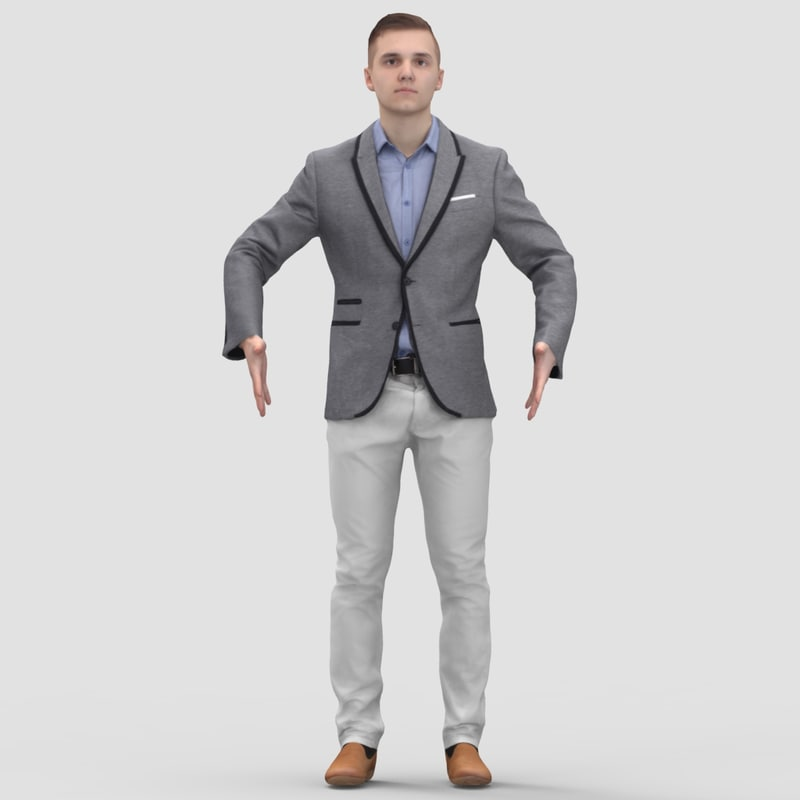
#> input picture phase 2/Feature Detection and Matching/Project 2/image1.jpg, 800 x 800 px
$ python main.py
#> lines starting #> are read from the running program, lines starting #| are printed output that depends on the picture
"""
Use SIFT or ORB to detect and match features between two similar images.
"""

import cv2

def detect_and_match_features(image1_path, image2_path):
    """
    Detect and match features between two images using ORB

    Args:
    image1_path (str): Path to the first image
    image2_path (str): Path to the second image

    Returns:
    numpy.ndarray: Image with matched features
    """
#> called with image1_path = 'image1.jpg', image2_path = 'image2.jpg'
    # Read images
    img1 = cv2.imread(image1_path, cv2.IMREAD_GRAYSCALE)
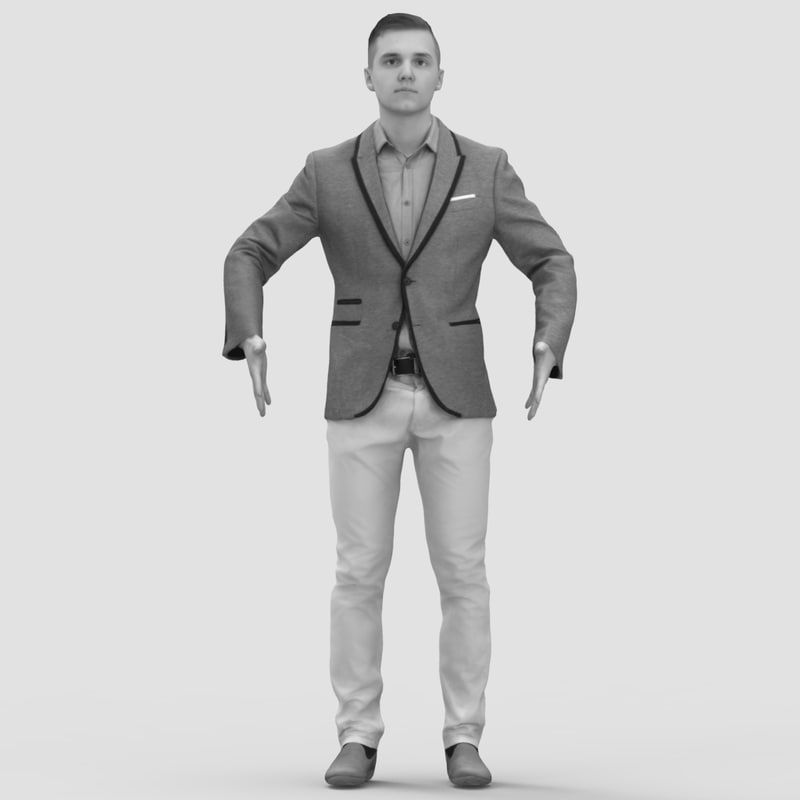
#> img1: shape (800, 800); min 1, max 255, mean 208.4
    img2 = cv2.imread(image2_path, cv2.IMREAD_GRAYSCALE)
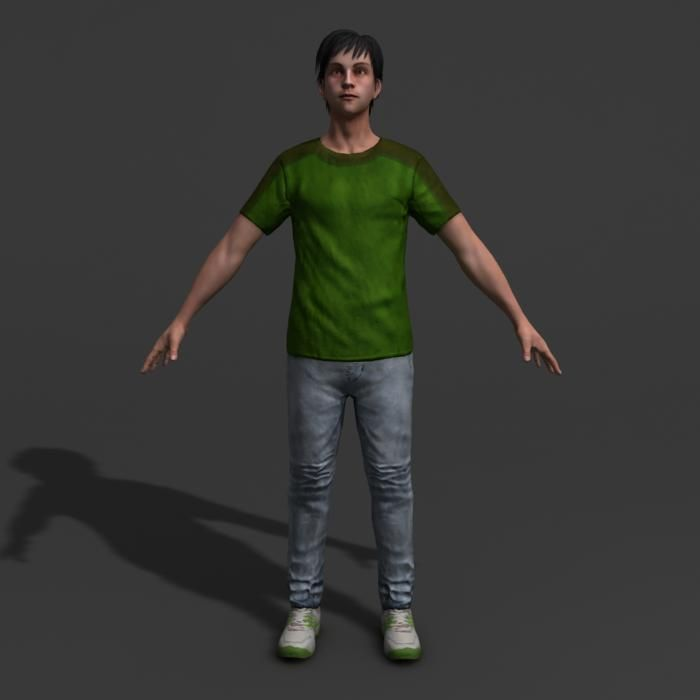
#> input picture phase 2/Feature Detection and Matching/Project 2/image2.jpg, 700 x 700 px
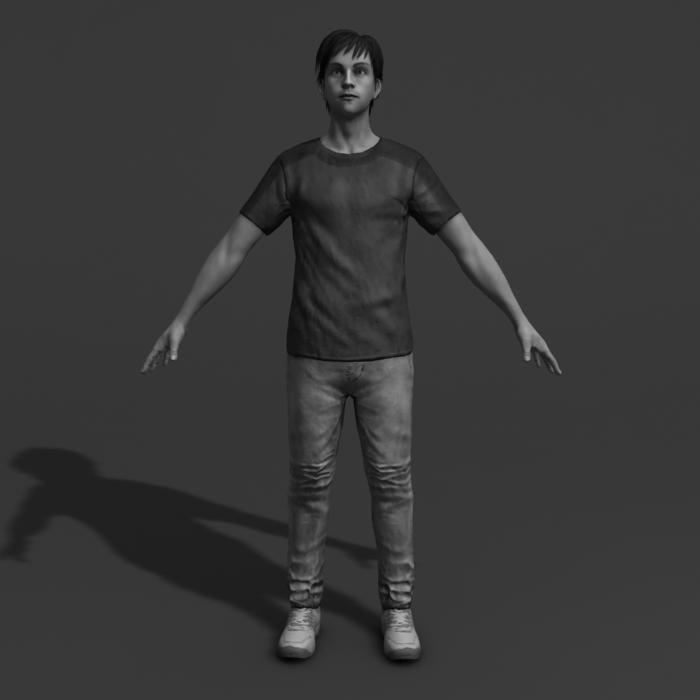
#> img2: shape (700, 700); min 0, max 185, mean 56.1

    # Create ORB detector
    orb = cv2.ORB_create()

    # Detect keypoints and compute descriptors
    kp1, des1 = orb.detectAndCompute(img1, None)
#> kp1 = 500 keypoints; strongest (x, y, size): (556, 375, 64.3), (552, 373, 77.1), (558, 373, 92.6), (551, 376, 37.2)
    kp2, des2 = orb.detectAndCompute(img2, None)
#> kp2 = 500 keypoints; strongest (x, y, size): (348, 81, 31), (352, 86, 31), (347, 82, 37.2), (347, 81, 53.6)

    # Create BFMatcher (Brute Force Matcher)
    bf = cv2.BFMatcher(cv2.NORM_HAMMING, crossCheck=True)

    # Match descriptors
    matches = bf.match(des1, des2)
#> matches = 87 matches

    # Sort matches by distance
    matches = sorted(matches, key=lambda x: x.distance)

    # Draw top 10 matches
    result = cv2.drawMatches(
        img1, kp1,
        img2, kp2,
        matches[:10],
        None,
        flags=cv2.DrawMatchesFlags_NOT_DRAW_SINGLE_POINTS
    )
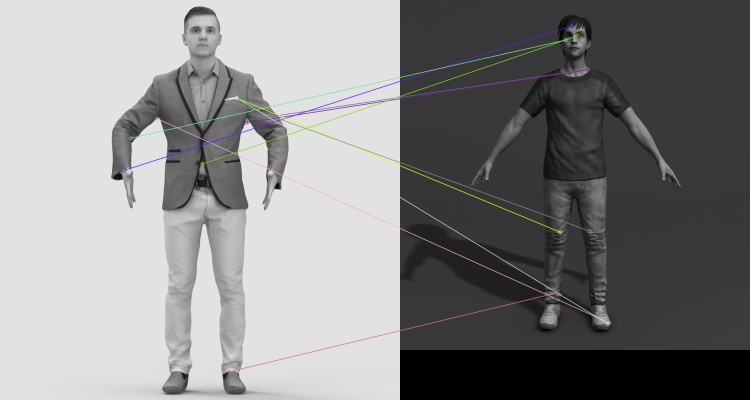
#> result: shape (800, 1500, 3) (shown at 1/2 size); mean of channels 0, 1, 2 134.2, 134.3, 134.3; drawn as B, G, R

    return result

result = detect_and_match_features('image1.jpg', 'image2.jpg')
cv2.namedWindow('Matches', cv2.WINDOW_NORMAL)
cv2.imshow('Matches', result)
cv2.waitKey(0)
cv2.destroyAllWindows()
